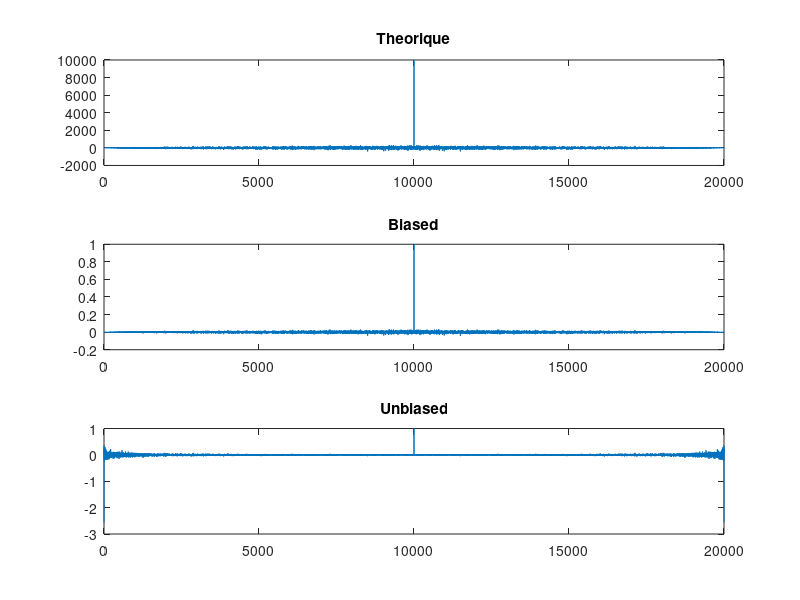
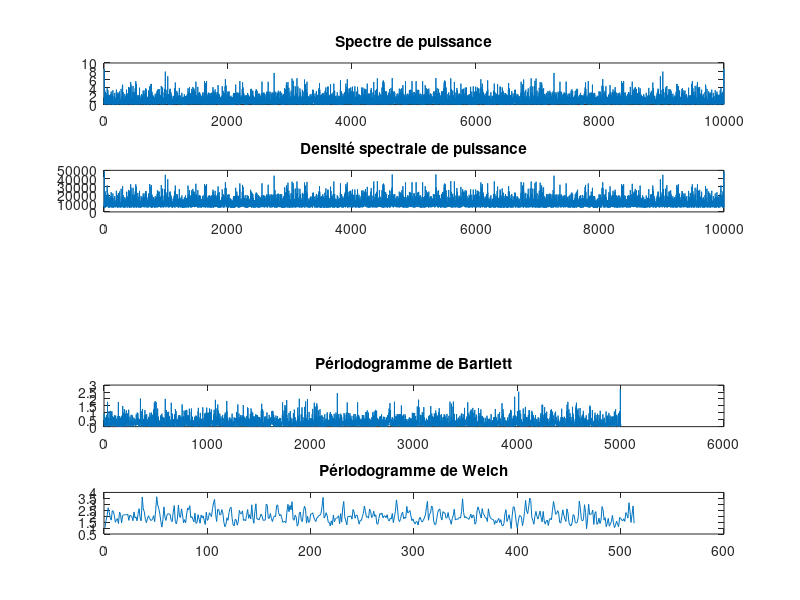

Reproduce these figures in MATLAB, in order.
%% GARCIA GODOY

clear all; close all;clc;

%% Initialisation des variables

N = 10000;
sigma = 1;


%% Génération bruit blanc gaussien centré

nb = randn(1,N)*sigma;

%% Calcul autocorrélation et estimateurs

Rtheo = xcorr(nb);

Rbiased = xcorr(nb, 'biased');

Runbiased = xcorr(nb, 'unbiased');

%% Calcul spectre et densité spectrale de puissance

SP = fftshift(abs(fft(nb,N)).^2/N);

DSP = fftshift(abs(fft(Rtheo,N)));

% Daniell = pwelch(nb,100,99); % à modifier

Bartlett = periodogram(nb,ones(1,N),N);

Welch = pwelch(nb,1024);

%% Affichage

figure,
subplot(3,1,1)
plot(Rtheo)
title('Theorique')

subplot(3,1,2)
plot(Rbiased)
title('Biased')

subplot(3,1,3)
plot(Runbiased)
title('Unbiased')


figure,
subplot(5,1,1)
plot(SP)
title('Spectre de puissance')

subplot(5,1,2)
plot(DSP)
title('Densité spectrale de puissance')

% subplot(5,1,3)
% plot(Daniell)
% title('Périodogramme de Daniell')

subplot(5,1,4)
plot(Bartlett)
title('Périodogramme de Bartlett')

subplot(5,1,5)
plot(Welch)
title('Périodogramme de Welch')
